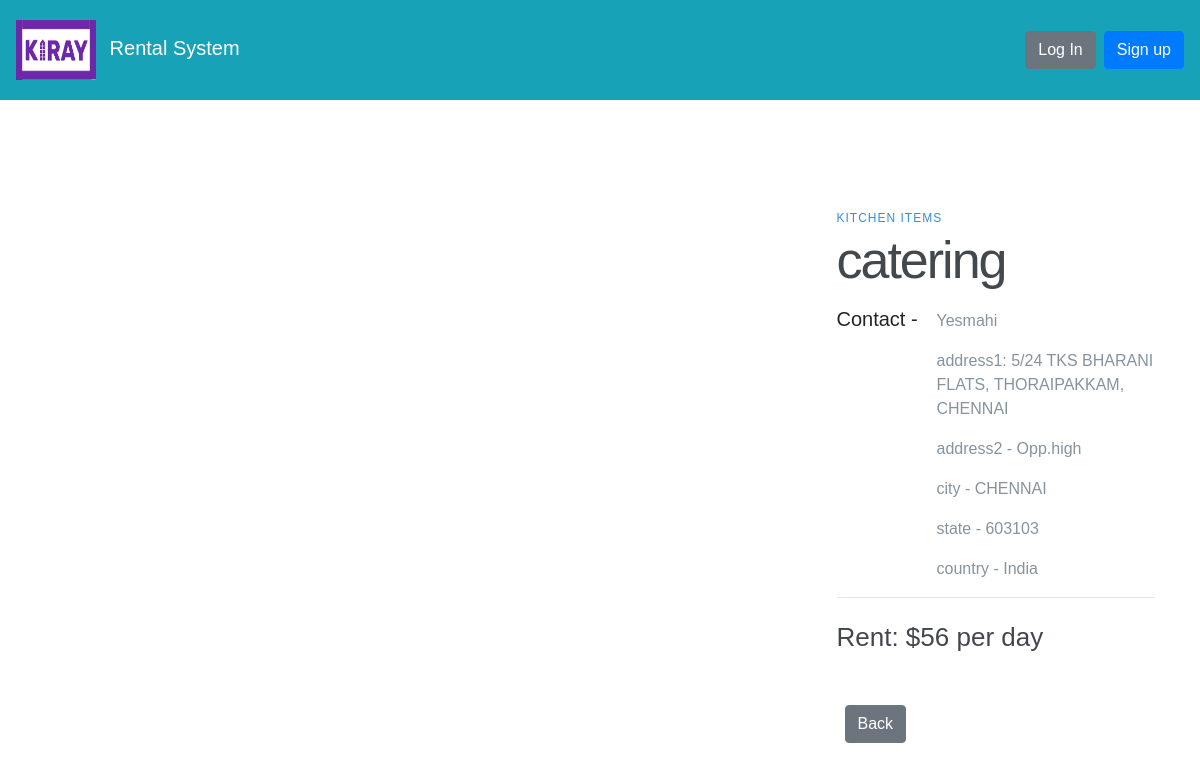
The page /item/27/ on the database its author committed.
### RentalApp/models.py (models this page shows, shortened)
class Item(models.Model):
    itemId = models.AutoField(auto_created=True, primary_key=True)
    itemName = models.CharField(
        "Name",
        max_length=1024,
    )
    category = models.ForeignKey(Category,
                                  on_delete=models.CASCADE,
                                  related_name='category'
                                  )
    itemImage = models.ImageField(upload_to='images',null=True,blank=True)
    itemOwner = models.ForeignKey(Customer,
                                  on_delete=models.CASCADE,
                                  related_name='my_items'
                                  )
    itemAvaialable = models.BooleanField()
    costPerItem = models.IntegerField()
    itemDescription = models.TextField(null=True,blank=True)
    itemAddedDate = models.DateField(auto_now_add=True)

class Category(models.Model):
    categoryId = models.AutoField(auto_created=True, primary_key=True)
    name = models.CharField(max_length=1024)
    class Meta:
        verbose_name_plural = "Categories"
    def __str__(self):
        return "%s" % self.name

class Customer(AbstractUser):
    phone_number = models.CharField(max_length=30, blank=True)

class Address(models.Model):
    addressId = models.AutoField(auto_created=True, primary_key=True)
    customer = models.OneToOneField(Customer, on_delete=models.CASCADE, default=' ', null=True, blank=True,related_name='address')
    address1 = models.CharField(
        "Address line 1",
        max_length=1024,
    )
    address2 = models.CharField(
        "Address line 2",
        max_length=1024,
        null=True,
        blank=True,
    )
    zip_code = models.CharField(
        "ZIP / Postal code",
        max_length=12,
    )
    city = models.CharField(
        "City",
        max_length=1024,
    )
    country = models.CharField(
        "Country",
        max_length=1024,
    )
    class Meta:
        verbose_name = "Address"
        verbose_name_plural = "Addresses"

### RentalApp/views.py (the view)
# urls.py: path('item/<int:id>/', views.item_details,name='item_details'),
def item_details(request, id):
    item = get_object_or_404(Item,
                                itemId=id)
    return render(request,
                  'itemdetails.html',
                  {'item': item})

### templates/itemDetails.html (shortened to what this page needs)
{% extends "base.html" %}
{% load static %}
{% block content %}
 <div class="container1">
  <div class="left-column">
  </div>
  <div class="right-column">
    <div class="product-description">
      <span>{{ item.category }}</span>
      <h1>{{ item.itemName }}</h1>
        {%if not item.itemOwner.address %}
        <p>No cantact details</p>
        {%else%}
            <h5>Contact - </h5>
            <p style="padding-left: 100px; margin-top: -30px">{{item.itemOwner}}</p>
            <p style="padding-left: 100px">address1: {{item.itemOwner.address.address1}}</p>
            <p style="padding-left: 100px">address2 - {{item.itemOwner.address.address2}}</p>
            <p style="padding-left: 100px">city - {{item.itemOwner.address.city}}</p>
            <p style="padding-left: 100px">state - {{item.itemOwner.address.zip_code}}</p>
            <p style="padding-left: 100px">country - {{item.itemOwner.address.country}}</p>
        {%endif%}
    </div>
    <div class="product-price">
      <span>Rent: ${{ item.costPerItem }} per day</span>
    </div>
      <br><br><a href="{% url 'RentalApp:item_list' %}" class="btn btn-secondary ml-2">Back</a>
  </div>
 </div>
{% endblock %}

### static/css/base.css (style rules this page uses)
* { box-sizing: border-box; }
body { padding: 20px; font-family: Arial; }
h1 { font-size: 50px; word-break: break-all; }
body { margin: 0; padding: 0; height: 100vh; }
.container1 { max-width: 1200px; margin: 0 auto; padding: 15px; display: flex; }
.left-column { width: 65%; position: relative; }
.right-column { width: 35%; margin-top: 60px; }
.product-description { border-bottom: 1px solid #E1E8EE; margin-bottom: 20px; }
.product-description span { font-size: 12px; color: #358ED7; letter-spacing: 1px; text-transform: uppercase; text-decoration: none; }
.product-description h1 { font-weight: 300; font-size: 52px; color: #43484D; letter-spacing: -2px; }
.product-description p { font-size: 16px; font-weight: 300; color: #86939E; line-height: 24px; }
.product-price { display: flex; align-items: center; }
.product-price span { font-size: 26px; font-weight: 300; color: #43474D; margin-right: 20px; }

### rows shown on the page
Item: category "KITCHEN ITEMS", itemName "catering", itemOwner "Yesmahi", itemOwner.address.address1 "5/24 TKS BHARANI FLATS, THORAIPAKKAM, CHENNAI", itemOwner.address.address2 "Opp.high", itemOwner.address.city "CHENNAI", itemOwner.address.zip_code "603103", itemOwner.address.country "India", costPerItem "56"
